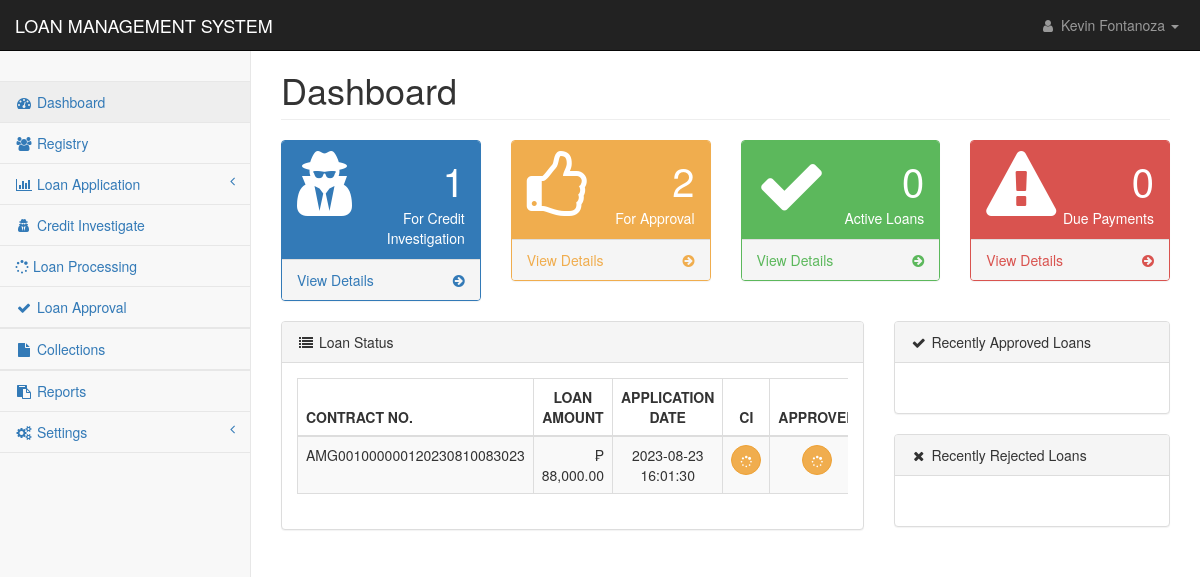
The page /pages/index.php (signed in) on the database as committed earlier.
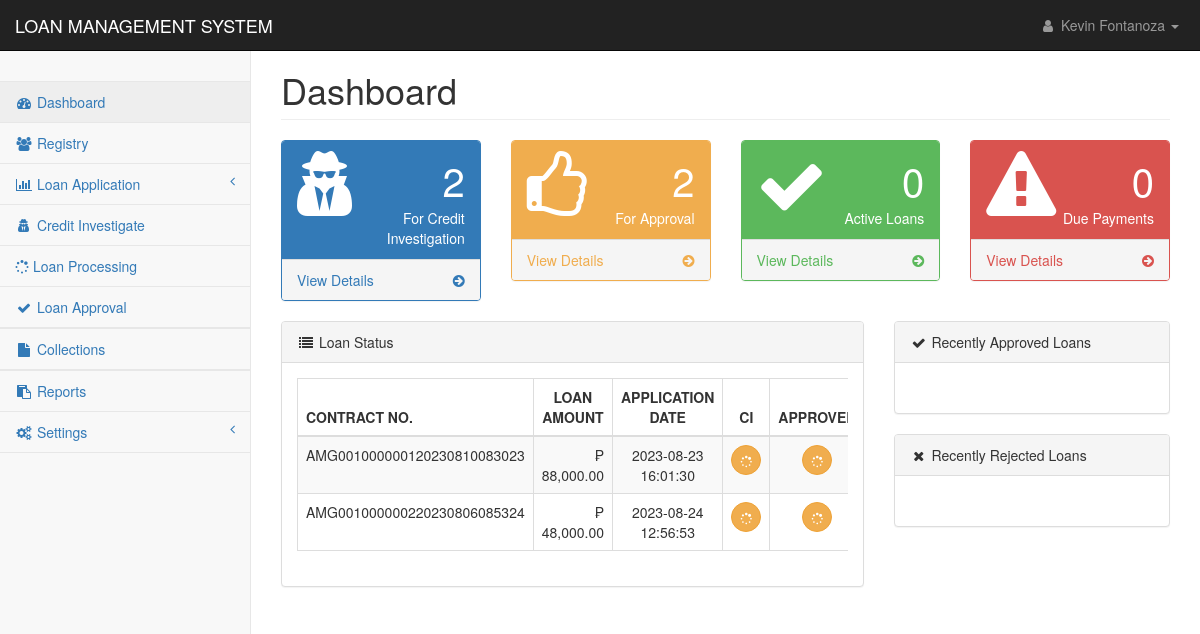
The same page on the database as committed later.
### tables this page shows
CREATE TABLE `loan_applications` (
  `loan_id` int(11) NOT NULL,
  `contract_no` text NOT NULL,
  `client_id` text NOT NULL,
  `loan_type` int(11) NOT NULL,
  `loan_duration` int(11) NOT NULL,
  `loan_amount` double NOT NULL,
  `interest_amount` double NOT NULL,
  `other_fee` double NOT NULL,
  `total_cashout` double NOT NULL,
  `monthly_amortization` int(11) NOT NULL,
  `mop` text NOT NULL,
  `ob` double NOT NULL,
  `udi_percentage` int(11) NOT NULL,
  `udi_value` double NOT NULL,
  `interest_percentage` int(11) NOT NULL,
  `application_date` datetime NOT NULL DEFAULT current_timestamp(),
  `ci_status` int(11) NOT NULL,
  `ci_by` text NOT NULL,
  `ci_remarks` text NOT NULL,
  `ci_date` datetime DEFAULT NULL,
  `approval` int(11) NOT NULL,
  `processed_by` text NOT NULL,
  `date_flagged` datetime DEFAULT NULL,
  `remarks` text NOT NULL,
  `paid` int(11) NOT NULL,
  `loan_status` text NOT NULL,
  `process_status` int(11) NOT NULL,
  `effective_date` date NOT NULL
);

### pages/index.php (the view, shortened to what the changed rows need)
<?php
include('../config/conn.php');
?>
<!DOCTYPE html>
<html lang="en">
    <head>
        <link href="../css/bootstrap.min.css" rel="stylesheet">
        <link href="../css/metisMenu.min.css" rel="stylesheet">
        <link href="../css/timeline.css" rel="stylesheet">
        <link href="../css/startmin.css" rel="stylesheet">
        <link href="../css/morris.css" rel="stylesheet">
        <link href="../css/font-awesome.min.css" rel="stylesheet" type="text/css">
    </head>
    <body>
        <div id="wrapper">
            <?php include('nav.php');?>
            <div id="page-wrapper">
                <div class="container-fluid">
                    <div class="row">
                        <div class="col-lg-12">
                            <h1 class="page-header">Dashboard</h1>
                        </div>
                    </div>
                    <div class="row">
                        <div class="col-lg-3 col-md-6">
                            <div class="panel panel-primary">
                                <div class="panel-heading">
                                    <div class="row">
                                        <div class="col-xs-9 text-right">
                                            <div class="huge">
                                                <?php
                                                    $for_ci = "SELECT Count(contract_no) as count from loan_applications where  ci_status=0 and approval=0";
                                                    $res_for_ci = mysqli_query($con,$for_ci);
                                                    if(mysqli_num_rows($res_for_ci) > 0){
                                                        while($row_for_ci = mysqli_fetch_assoc($res_for_ci)) {
                                                            echo $row_for_ci['count'];
                                                        }
                                                    }else{
                                                        echo "0";
                                                    }
                                                ?>
                                            </div>
                                            <div>For Credit Investigation</div>
                                        </div>
                                    </div>
                                </div>
                            </div>
                        </div>
                        <div class="col-lg-3 col-md-6">
                            <div class="panel panel-yellow">
                                <div class="panel-heading">
                                    <div class="row">
                                        <div class="col-xs-9 text-right">
                                            <div class="huge">
                                                <?php
                                                    $for_ci = "SELECT Count(contract_no) as count from loan_applications where ci_status=0 || approval=0 and remarks !='reject'";
                                                    $res_for_ci = mysqli_query($con,$for_ci);
                                                    if(mysqli_num_rows($res_for_ci) > 0){
                                                        while($row_for_ci = mysqli_fetch_assoc($res_for_ci)) {
                                                            echo $row_for_ci['count'];
                                                        }
                                                    }else{
                                                        echo "0";
                                                    }
                                                ?>
                                            </div>
                                            <div>For Approval</div>
                                        </div>
                                    </div>
                                </div>
                            </div>
                        </div>
                        <div class="col-lg-3 col-md-6">
                            <div class="panel panel-green">
                                <div class="panel-heading">
                                    <div class="row">
                                        <div class="col-xs-9 text-right">
                                            <div class="huge">
                                            <?php
                                                    $for_ci = "SELECT Count(contract_no) as count from loan_applications where approval=1 and remarks!='paid'";
                                                    $res_for_ci = mysqli_query($con,$for_ci);
                                                    if(mysqli_num_rows($res_for_ci) > 0){
                                                        while($row_for_ci = mysqli_fetch_assoc($res_for_ci)) {
                                                            echo $row_for_ci['count'];
                                                        }
                                                    }else{
                                                        echo "0";
                                                    }
                                                ?>
                                            </div>
                                            <div>Active Loans</div>
                                        </div>
                                    </div>
                                </div>
                            </div>
                        </div>
                        <div class="col-lg-3 col-md-6">
                            <div class="panel panel-red">
                                <div class="panel-heading">
                                    <div class="row">
                                        <div class="col-xs-9 text-right">
                                            <div class="huge">
                                                <?php
                                                    $now_d = date('Y-m-d');
                                                    $for_ci = "SELECT Count(payment_id) as count from payments where `due_date`<='$now_d' and payment_date IS NULL";
                                                    $res_for_ci = mysqli_query($con,$for_ci);
                                                    if(mysqli_num_rows($res_for_ci) > 0){
                                                        while($row_for_ci = mysqli_fetch_assoc($res_for_ci)) {
                                                            echo $row_for_ci['count'];
                                                        }
                                                    }else{
                                                        echo "0";
                                                    }
                                                ?>
                                            </div>
                                            <div>Due Payments</div>
                                        </div>
                                    </div>
                                </div>
                            </div>
                        </div>
                    </div>
                    <div class="row">
                        <div class="col-lg-8">
                            <div class="panel panel-default">
                                <div class="panel-body">
                                <div class="table-responsive">
                                        <table class="table table-striped table-bordered table-hover" id="dataTables-example">
                                            <thead>
                                                <tr>
                                                    <th class="text-left">CONTRACT NO.</th>
                                                    <th class="text-center">LOAN AMOUNT</th>
                                                    <th class="text-center">APPLICATION DATE</th>
                                                    <th class="text-center">CI</th>
                                                    <th class="text-center">APPROVED</th>
                                                </tr>
                                            </thead>
                                            <tbody>
                                                <?php
                                                    $sql ="SELECT * FROM loan_applications where paid=0 and ci_status!=1  ORDER BY date_flagged ASC";
                                                    $res = mysqli_query($con,$sql);
                                                        if(mysqli_num_rows($res) > 0){
                                                            while($row = mysqli_fetch_assoc($res)) {
                                                                ?><tr class="odd gradeX">
                                                                    <td><?php echo $row['contract_no'];?></td>
                                                                    <td class="text-right">₱ <?php echo number_format($row['loan_amount'],2);?></td>
                                                                    <td class="text-center"><?php echo $row['application_date'];?></td>
                                                                    <td class="text-center"><?php
                                                                    if($row['ci_status']==1){
                                                                        echo '<button type="button" class="btn btn-success btn-circle"><i class="fa fa-check"></i></button>';}
                                                                    else if($row['ci_status']==2){
                                                                        echo '<button type="button" class="btn btn-danger btn-circle"><i class="fa fa-times"></i></button>';
                                                                    }else{
                                                                        echo '<button type="button" class="btn btn-warning btn-circle"><i class="fa fa-spinner"></i></button>';
                                                                    }
                                                                    ?></td>
                                                                    <td class="text-center"><?php
                                                                    if($row['approval']==1 && $row['ci_status'] != 2){
                                                                        echo '<button type="button" class="btn btn-success btn-circle"><i class="fa fa-check"></i></button>';}
                                                                    else if($row['approval']==2 || $row['ci_status'] == 2){
                                                                        echo '<button type="button" class="btn btn-danger btn-circle"><i class="fa fa-times"></i></button>';
                                                                    }else{
                                                                        echo '<button type="button" class="btn btn-warning btn-circle"><i class="fa fa-spinner"></i></button>';
                                                                    }
                                                                    ?></td>
                                                                </tr><?php
                                                            }
                                                        }
                                                ?>
                                            </tbody>
                                        </table>
                                    </div>
                                </div>
                            </div>
                        </div>
                    </div>
                </div>
            </div>
        </div>
    </body>
</html>

### pages/nav.php (shortened to what the changed rows need)
<nav class="navbar navbar-inverse navbar-fixed-top" role="navigation">
    <div class="navbar-header">
        <a class="navbar-brand" href="index.php">LOAN MANAGEMENT SYSTEM</a>
    </div>
</nav>

Rows that differ between the two databases and show on the page:
now on this page (row edited): loan_applications: contract_no "AMG001000000220230806085324", loan_amount "48,000.00", application_date "2023-08-24 12:56:53", ci_status 0 (drawn), approval 0 (drawn)
Other text that changed with them:
new list line: "2"
list line gone: "1"
